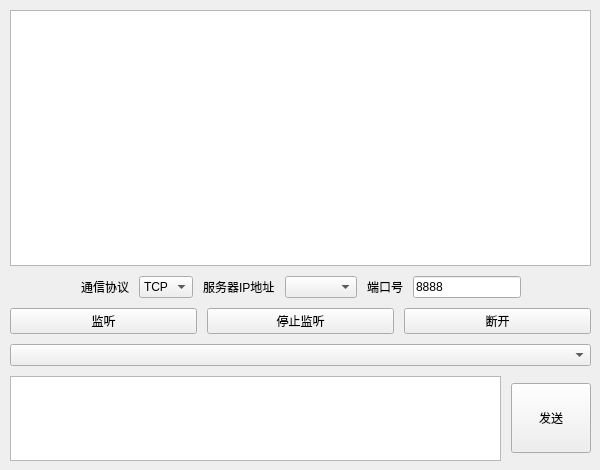
<?xml version="1.0" encoding="UTF-8"?>
<ui version="4.0">
 <class>Widget</class>
 <widget class="QWidget" name="Widget">
  <property name="geometry">
   <rect>
    <x>0</x>
    <y>0</y>
    <width>600</width>
    <height>470</height>
   </rect>
  </property>
  <property name="windowTitle">
   <string>网络调试助手 -绯色出品</string>
  </property>
  <widget class="QWidget" name="layoutWidget">
   <property name="geometry">
    <rect>
     <x>0</x>
     <y>0</y>
     <width>601</width>
     <height>471</height>
    </rect>
   </property>
   <layout class="QVBoxLayout" name="verticalLayout" stretch="6,1,1,0,2">
    <property name="spacing">
     <number>10</number>
    </property>
    <property name="leftMargin">
     <number>10</number>
    </property>
    <property name="topMargin">
     <number>10</number>
    </property>
    <property name="rightMargin">
     <number>10</number>
    </property>
    <property name="bottomMargin">
     <number>10</number>
    </property>
    <item>
     <widget class="QTextEdit" name="textEditRev"/>
    </item>
    <item>
     <layout class="QHBoxLayout" name="horizontalLayout">
      <item>
       <spacer name="horizontalSpacer">
        <property name="orientation">
         <enum>Qt::Horizontal</enum>
        </property>
        <property name="sizeHint" stdset="0">
         <size>
          <width>40</width>
          <height>20</height>
         </size>
        </property>
       </spacer>
      </item>
      <item>
       <widget class="QLabel" name="label">
        <property name="text">
         <string>通信协议</string>
        </property>
       </widget>
      </item>
      <item>
       <widget class="QComboBox" name="comboBoxPort">
        <item>
         <property name="text">
          <string>TCP</string>
         </property>
        </item>
        <item>
         <property name="text">
          <string>UTP</string>
         </property>
        </item>
       </widget>
      </item>
      <item>
       <widget class="QLabel" name="label_2">
        <property name="text">
         <string>服务器IP地址</string>
        </property>
       </widget>
      </item>
      <item>
       <widget class="QComboBox" name="comboBoxAddr"/>
      </item>
      <item>
       <widget class="QLabel" name="label_3">
        <property name="text">
         <string>端口号</string>
        </property>
       </widget>
      </item>
      <item>
       <widget class="QLineEdit" name="lineEditPort">
        <property name="text">
         <string>8888</string>
        </property>
       </widget>
      </item>
      <item>
       <spacer name="horizontalSpacer_2">
        <property name="orientation">
         <enum>Qt::Horizontal</enum>
        </property>
        <property name="sizeHint" stdset="0">
         <size>
          <width>40</width>
          <height>20</height>
         </size>
        </property>
       </spacer>
      </item>
     </layout>
    </item>
    <item>
     <layout class="QHBoxLayout" name="horizontalLayout_2">
      <item>
       <widget class="QPushButton" name="btnListen">
        <property name="text">
         <string>监听</string>
        </property>
       </widget>
      </item>
      <item>
       <widget class="QPushButton" name="btnStop">
        <property name="text">
         <string>停止监听</string>
        </property>
       </widget>
      </item>
      <item>
       <widget class="QPushButton" name="btnLineout">
        <property name="text">
         <string>断开</string>
        </property>
       </widget>
      </item>
     </layout>
    </item>
    <item>
     <widget class="MyComboBox" name="comboBoxChildren">
      <property name="toolTip">
       <string>&lt;html&gt;&lt;head/&gt;&lt;body&gt;&lt;p&gt;未连接&lt;/p&gt;&lt;/body&gt;&lt;/html&gt;</string>
      </property>
     </widget>
    </item>
    <item>
     <layout class="QHBoxLayout" name="horizontalLayout_3">
      <item>
       <widget class="QTextEdit" name="textEditSend"/>
      </item>
      <item>
       <widget class="QPushButton" name="btnSend">
        <property name="minimumSize">
         <size>
          <width>60</width>
          <height>70</height>
         </size>
        </property>
        <property name="sizeIncrement">
         <size>
          <width>0</width>
          <height>0</height>
         </size>
        </property>
        <property name="text">
         <string>发送</string>
        </property>
       </widget>
      </item>
     </layout>
    </item>
   </layout>
  </widget>
 </widget>
 <customwidgets>
  <customwidget>
   <class>MyComboBox</class>
   <extends>QComboBox</extends>
   <header>mycombobox.h</header>
  </customwidget>
 </customwidgets>
 <resources/>
 <connections/>
</ui>
